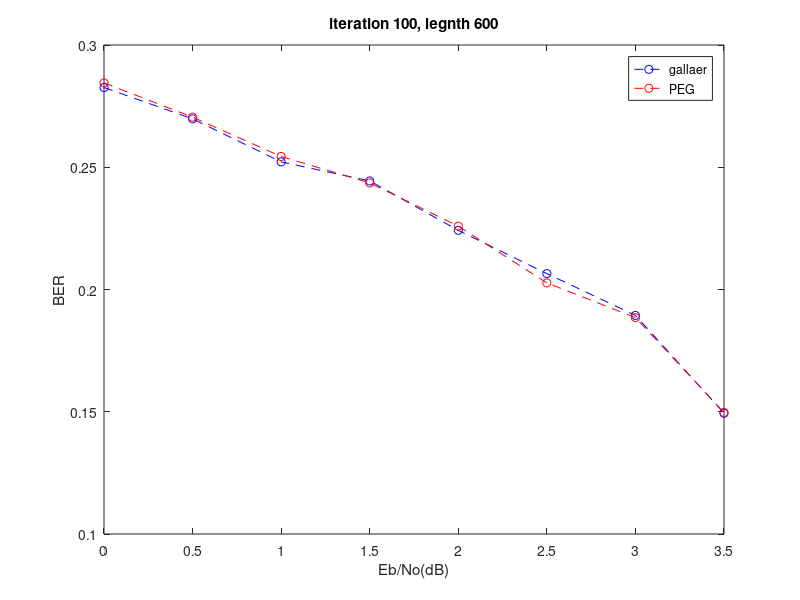

MATLAB code to generate this figure:
x=[0 0.5 1.0 1.5 2.0 2.5 3.0 3.5];
y1=[0.2826 0.2698 0.2522 0.2444 0.2242 0.2065 0.1894 0.1494]
y2=[0.2845 0.2705 0.2544 0.2436 0.2259 0.2027 0.1885 0.1497]

plot(x,y1,'b--o')
hold on
plot(x,y2,'r--o')

legend('gallaer', 'PEG')
hold off

title('iteration 100, legnth 600')
xlabel('Eb/No(dB)')
ylabel('BER')
